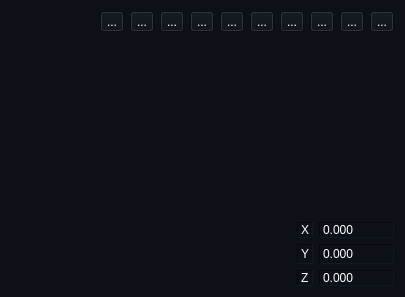
<?xml version="1.0" encoding="UTF-8"?>
<ui version="4.0">
 <class>OcctQtControls</class>
 <widget class="QWidget" name="OcctQtControls">
  <property name="geometry">
   <rect>
    <x>0</x>
    <y>0</y>
    <width>405</width>
    <height>297</height>
   </rect>
  </property>
  <property name="sizePolicy">
   <sizepolicy hsizetype="Preferred" vsizetype="Preferred">
    <horstretch>0</horstretch>
    <verstretch>0</verstretch>
   </sizepolicy>
  </property>
  <property name="palette">
   <palette>
    <active>
     <colorrole role="WindowText">
      <brush brushstyle="SolidPattern">
       <color alpha="255">
        <red>255</red>
        <green>255</green>
        <blue>255</blue>
       </color>
      </brush>
     </colorrole>
     <colorrole role="Button">
      <brush brushstyle="SolidPattern">
       <color alpha="255">
        <red>13</red>
        <green>17</green>
        <blue>23</blue>
       </color>
      </brush>
     </colorrole>
     <colorrole role="Light">
      <brush brushstyle="SolidPattern">
       <color alpha="255">
        <red>19</red>
        <green>25</green>
        <blue>34</blue>
       </color>
      </brush>
     </colorrole>
     <colorrole role="Midlight">
      <brush brushstyle="SolidPattern">
       <color alpha="255">
        <red>16</red>
        <green>21</green>
        <blue>28</blue>
       </color>
      </brush>
     </colorrole>
     <colorrole role="Dark">
      <brush brushstyle="SolidPattern">
       <color alpha="255">
        <red>6</red>
        <green>8</green>
        <blue>11</blue>
       </color>
      </brush>
     </colorrole>
     <colorrole role="Mid">
      <brush brushstyle="SolidPattern">
       <color alpha="255">
        <red>9</red>
        <green>11</green>
        <blue>15</blue>
       </color>
      </brush>
     </colorrole>
     <colorrole role="Text">
      <brush brushstyle="SolidPattern">
       <color alpha="255">
        <red>255</red>
        <green>255</green>
        <blue>255</blue>
       </color>
      </brush>
     </colorrole>
     <colorrole role="BrightText">
      <brush brushstyle="SolidPattern">
       <color alpha="255">
        <red>255</red>
        <green>255</green>
        <blue>255</blue>
       </color>
      </brush>
     </colorrole>
     <colorrole role="ButtonText">
      <brush brushstyle="SolidPattern">
       <color alpha="255">
        <red>255</red>
        <green>255</green>
        <blue>255</blue>
       </color>
      </brush>
     </colorrole>
     <colorrole role="Base">
      <brush brushstyle="SolidPattern">
       <color alpha="255">
        <red>0</red>
        <green>0</green>
        <blue>0</blue>
       </color>
      </brush>
     </colorrole>
     <colorrole role="Window">
      <brush brushstyle="SolidPattern">
       <color alpha="255">
        <red>13</red>
        <green>17</green>
        <blue>23</blue>
       </color>
      </brush>
     </colorrole>
     <colorrole role="Shadow">
      <brush brushstyle="SolidPattern">
       <color alpha="255">
        <red>0</red>
        <green>0</green>
        <blue>0</blue>
       </color>
      </brush>
     </colorrole>
     <colorrole role="AlternateBase">
      <brush brushstyle="SolidPattern">
       <color alpha="255">
        <red>6</red>
        <green>8</green>
        <blue>11</blue>
       </color>
      </brush>
     </colorrole>
     <colorrole role="ToolTipBase">
      <brush brushstyle="SolidPattern">
       <color alpha="255">
        <red>255</red>
        <green>255</green>
        <blue>220</blue>
       </color>
      </brush>
     </colorrole>
     <colorrole role="ToolTipText">
      <brush brushstyle="SolidPattern">
       <color alpha="255">
        <red>0</red>
        <green>0</green>
        <blue>0</blue>
       </color>
      </brush>
     </colorrole>
     <colorrole role="PlaceholderText">
      <brush brushstyle="SolidPattern">
       <color alpha="128">
        <red>255</red>
        <green>255</green>
        <blue>255</blue>
       </color>
      </brush>
     </colorrole>
    </active>
    <inactive>
     <colorrole role="WindowText">
      <brush brushstyle="SolidPattern">
       <color alpha="255">
        <red>255</red>
        <green>255</green>
        <blue>255</blue>
       </color>
      </brush>
     </colorrole>
     <colorrole role="Button">
      <brush brushstyle="SolidPattern">
       <color alpha="255">
        <red>13</red>
        <green>17</green>
        <blue>23</blue>
       </color>
      </brush>
     </colorrole>
     <colorrole role="Light">
      <brush brushstyle="SolidPattern">
       <color alpha="255">
        <red>19</red>
        <green>25</green>
        <blue>34</blue>
       </color>
      </brush>
     </colorrole>
     <colorrole role="Midlight">
      <brush brushstyle="SolidPattern">
       <color alpha="255">
        <red>16</red>
        <green>21</green>
        <blue>28</blue>
       </color>
      </brush>
     </colorrole>
     <colorrole role="Dark">
      <brush brushstyle="SolidPattern">
       <color alpha="255">
        <red>6</red>
        <green>8</green>
        <blue>11</blue>
       </color>
      </brush>
     </colorrole>
     <colorrole role="Mid">
      <brush brushstyle="SolidPattern">
       <color alpha="255">
        <red>9</red>
        <green>11</green>
        <blue>15</blue>
       </color>
      </brush>
     </colorrole>
     <colorrole role="Text">
      <brush brushstyle="SolidPattern">
       <color alpha="255">
        <red>255</red>
        <green>255</green>
        <blue>255</blue>
       </color>
      </brush>
     </colorrole>
     <colorrole role="BrightText">
      <brush brushstyle="SolidPattern">
       <color alpha="255">
        <red>255</red>
        <green>255</green>
        <blue>255</blue>
       </color>
      </brush>
     </colorrole>
     <colorrole role="ButtonText">
      <brush brushstyle="SolidPattern">
       <color alpha="255">
        <red>255</red>
        <green>255</green>
        <blue>255</blue>
       </color>
      </brush>
     </colorrole>
     <colorrole role="Base">
      <brush brushstyle="SolidPattern">
       <color alpha="255">
        <red>0</red>
        <green>0</green>
        <blue>0</blue>
       </color>
      </brush>
     </colorrole>
     <colorrole role="Window">
      <brush brushstyle="SolidPattern">
       <color alpha="255">
        <red>13</red>
        <green>17</green>
        <blue>23</blue>
       </color>
      </brush>
     </colorrole>
     <colorrole role="Shadow">
      <brush brushstyle="SolidPattern">
       <color alpha="255">
        <red>0</red>
        <green>0</green>
        <blue>0</blue>
       </color>
      </brush>
     </colorrole>
     <colorrole role="AlternateBase">
      <brush brushstyle="SolidPattern">
       <color alpha="255">
        <red>6</red>
        <green>8</green>
        <blue>11</blue>
       </color>
      </brush>
     </colorrole>
     <colorrole role="ToolTipBase">
      <brush brushstyle="SolidPattern">
       <color alpha="255">
        <red>255</red>
        <green>255</green>
        <blue>220</blue>
       </color>
      </brush>
     </colorrole>
     <colorrole role="ToolTipText">
      <brush brushstyle="SolidPattern">
       <color alpha="255">
        <red>0</red>
        <green>0</green>
        <blue>0</blue>
       </color>
      </brush>
     </colorrole>
     <colorrole role="PlaceholderText">
      <brush brushstyle="SolidPattern">
       <color alpha="128">
        <red>255</red>
        <green>255</green>
        <blue>255</blue>
       </color>
      </brush>
     </colorrole>
    </inactive>
    <disabled>
     <colorrole role="WindowText">
      <brush brushstyle="SolidPattern">
       <color alpha="255">
        <red>6</red>
        <green>8</green>
        <blue>11</blue>
       </color>
      </brush>
     </colorrole>
     <colorrole role="Button">
      <brush brushstyle="SolidPattern">
       <color alpha="255">
        <red>13</red>
        <green>17</green>
        <blue>23</blue>
       </color>
      </brush>
     </colorrole>
     <colorrole role="Light">
      <brush brushstyle="SolidPattern">
       <color alpha="255">
        <red>19</red>
        <green>25</green>
        <blue>34</blue>
       </color>
      </brush>
     </colorrole>
     <colorrole role="Midlight">
      <brush brushstyle="SolidPattern">
       <color alpha="255">
        <red>16</red>
        <green>21</green>
        <blue>28</blue>
       </color>
      </brush>
     </colorrole>
     <colorrole role="Dark">
      <brush brushstyle="SolidPattern">
       <color alpha="255">
        <red>6</red>
        <green>8</green>
        <blue>11</blue>
       </color>
      </brush>
     </colorrole>
     <colorrole role="Mid">
      <brush brushstyle="SolidPattern">
       <color alpha="255">
        <red>9</red>
        <green>11</green>
        <blue>15</blue>
       </color>
      </brush>
     </colorrole>
     <colorrole role="Text">
      <brush brushstyle="SolidPattern">
       <color alpha="255">
        <red>6</red>
        <green>8</green>
        <blue>11</blue>
       </color>
      </brush>
     </colorrole>
     <colorrole role="BrightText">
      <brush brushstyle="SolidPattern">
       <color alpha="255">
        <red>255</red>
        <green>255</green>
        <blue>255</blue>
       </color>
      </brush>
     </colorrole>
     <colorrole role="ButtonText">
      <brush brushstyle="SolidPattern">
       <color alpha="255">
        <red>6</red>
        <green>8</green>
        <blue>11</blue>
       </color>
      </brush>
     </colorrole>
     <colorrole role="Base">
      <brush brushstyle="SolidPattern">
       <color alpha="255">
        <red>13</red>
        <green>17</green>
        <blue>23</blue>
       </color>
      </brush>
     </colorrole>
     <colorrole role="Window">
      <brush brushstyle="SolidPattern">
       <color alpha="255">
        <red>13</red>
        <green>17</green>
        <blue>23</blue>
       </color>
      </brush>
     </colorrole>
     <colorrole role="Shadow">
      <brush brushstyle="SolidPattern">
       <color alpha="255">
        <red>0</red>
        <green>0</green>
        <blue>0</blue>
       </color>
      </brush>
     </colorrole>
     <colorrole role="AlternateBase">
      <brush brushstyle="SolidPattern">
       <color alpha="255">
        <red>13</red>
        <green>17</green>
        <blue>23</blue>
       </color>
      </brush>
     </colorrole>
     <colorrole role="ToolTipBase">
      <brush brushstyle="SolidPattern">
       <color alpha="255">
        <red>255</red>
        <green>255</green>
        <blue>220</blue>
       </color>
      </brush>
     </colorrole>
     <colorrole role="ToolTipText">
      <brush brushstyle="SolidPattern">
       <color alpha="255">
        <red>0</red>
        <green>0</green>
        <blue>0</blue>
       </color>
      </brush>
     </colorrole>
     <colorrole role="PlaceholderText">
      <brush brushstyle="SolidPattern">
       <color alpha="128">
        <red>255</red>
        <green>255</green>
        <blue>255</blue>
       </color>
      </brush>
     </colorrole>
    </disabled>
   </palette>
  </property>
  <property name="mouseTracking">
   <bool>false</bool>
  </property>
  <property name="windowTitle">
   <string>Form</string>
  </property>
  <layout class="QGridLayout" name="gridLayout_4">
   <item row="4" column="1">
    <layout class="QGridLayout" name="gridLayout_2">
     <item row="2" column="4">
      <widget class="QLabel" name="label_mouse_z">
       <property name="font">
        <font>
         <weight>50</weight>
         <bold>false</bold>
        </font>
       </property>
       <property name="frameShape">
        <enum>QFrame::Panel</enum>
       </property>
       <property name="frameShadow">
        <enum>QFrame::Sunken</enum>
       </property>
       <property name="lineWidth">
        <number>1</number>
       </property>
       <property name="midLineWidth">
        <number>0</number>
       </property>
       <property name="text">
        <string>Z</string>
       </property>
      </widget>
     </item>
     <item row="2" column="5">
      <widget class="QLabel" name="label_val_mouse_z">
       <property name="minimumSize">
        <size>
         <width>0</width>
         <height>0</height>
        </size>
       </property>
       <property name="font">
        <font>
         <weight>50</weight>
         <bold>false</bold>
        </font>
       </property>
       <property name="frameShape">
        <enum>QFrame::Panel</enum>
       </property>
       <property name="frameShadow">
        <enum>QFrame::Sunken</enum>
       </property>
       <property name="lineWidth">
        <number>1</number>
       </property>
       <property name="midLineWidth">
        <number>0</number>
       </property>
       <property name="text">
        <string>0.000</string>
       </property>
      </widget>
     </item>
     <item row="1" column="4">
      <widget class="QLabel" name="label_mouse_y">
       <property name="font">
        <font>
         <weight>50</weight>
         <bold>false</bold>
        </font>
       </property>
       <property name="autoFillBackground">
        <bool>false</bool>
       </property>
       <property name="styleSheet">
        <string notr="true"/>
       </property>
       <property name="frameShape">
        <enum>QFrame::Panel</enum>
       </property>
       <property name="frameShadow">
        <enum>QFrame::Sunken</enum>
       </property>
       <property name="lineWidth">
        <number>1</number>
       </property>
       <property name="midLineWidth">
        <number>0</number>
       </property>
       <property name="text">
        <string>Y</string>
       </property>
      </widget>
     </item>
     <item row="1" column="5">
      <widget class="QLabel" name="label_val_mouse_y">
       <property name="minimumSize">
        <size>
         <width>0</width>
         <height>0</height>
        </size>
       </property>
       <property name="font">
        <font>
         <weight>50</weight>
         <bold>false</bold>
        </font>
       </property>
       <property name="autoFillBackground">
        <bool>false</bool>
       </property>
       <property name="styleSheet">
        <string notr="true"/>
       </property>
       <property name="frameShape">
        <enum>QFrame::Panel</enum>
       </property>
       <property name="frameShadow">
        <enum>QFrame::Sunken</enum>
       </property>
       <property name="lineWidth">
        <number>1</number>
       </property>
       <property name="midLineWidth">
        <number>0</number>
       </property>
       <property name="text">
        <string>0.000</string>
       </property>
      </widget>
     </item>
     <item row="0" column="5">
      <widget class="QLabel" name="label_val_mouse_x">
       <property name="sizePolicy">
        <sizepolicy hsizetype="Preferred" vsizetype="Preferred">
         <horstretch>0</horstretch>
         <verstretch>0</verstretch>
        </sizepolicy>
       </property>
       <property name="minimumSize">
        <size>
         <width>75</width>
         <height>0</height>
        </size>
       </property>
       <property name="font">
        <font>
         <weight>50</weight>
         <bold>false</bold>
        </font>
       </property>
       <property name="autoFillBackground">
        <bool>false</bool>
       </property>
       <property name="styleSheet">
        <string notr="true"/>
       </property>
       <property name="frameShape">
        <enum>QFrame::Panel</enum>
       </property>
       <property name="frameShadow">
        <enum>QFrame::Sunken</enum>
       </property>
       <property name="lineWidth">
        <number>1</number>
       </property>
       <property name="midLineWidth">
        <number>0</number>
       </property>
       <property name="text">
        <string>0.000</string>
       </property>
      </widget>
     </item>
     <item row="0" column="4">
      <widget class="QLabel" name="label_mouse_x">
       <property name="sizePolicy">
        <sizepolicy hsizetype="Minimum" vsizetype="Preferred">
         <horstretch>0</horstretch>
         <verstretch>0</verstretch>
        </sizepolicy>
       </property>
       <property name="font">
        <font>
         <weight>50</weight>
         <bold>false</bold>
        </font>
       </property>
       <property name="autoFillBackground">
        <bool>false</bool>
       </property>
       <property name="styleSheet">
        <string notr="true"/>
       </property>
       <property name="frameShape">
        <enum>QFrame::Panel</enum>
       </property>
       <property name="frameShadow">
        <enum>QFrame::Sunken</enum>
       </property>
       <property name="lineWidth">
        <number>1</number>
       </property>
       <property name="midLineWidth">
        <number>0</number>
       </property>
       <property name="text">
        <string>X</string>
       </property>
      </widget>
     </item>
     <item row="1" column="0">
      <spacer name="horizontalSpacer_2">
       <property name="orientation">
        <enum>Qt::Horizontal</enum>
       </property>
       <property name="sizeHint" stdset="0">
        <size>
         <width>40</width>
         <height>20</height>
        </size>
       </property>
      </spacer>
     </item>
    </layout>
   </item>
   <item row="0" column="1">
    <layout class="QGridLayout" name="gridLayout">
     <item row="0" column="1">
      <widget class="QToolButton" name="toolButton_zoom_3d">
       <property name="text">
        <string>...</string>
       </property>
       <property name="icon">
        <iconset resource="libicon/icons.qrc">
         <normaloff>:/view-iso.svg</normaloff>:/view-iso.svg</iconset>
       </property>
       <property name="checkable">
        <bool>false</bool>
       </property>
       <property name="checked">
        <bool>false</bool>
       </property>
       <property name="autoRepeat">
        <bool>false</bool>
       </property>
       <property name="autoExclusive">
        <bool>false</bool>
       </property>
       <property name="autoRepeatDelay">
        <number>300</number>
       </property>
       <property name="autoRepeatInterval">
        <number>100</number>
       </property>
      </widget>
     </item>
     <item row="0" column="0">
      <spacer name="horizontalSpacer">
       <property name="orientation">
        <enum>Qt::Horizontal</enum>
       </property>
       <property name="sizeHint" stdset="0">
        <size>
         <width>2000</width>
         <height>20</height>
        </size>
       </property>
      </spacer>
     </item>
     <item row="0" column="10">
      <widget class="QToolButton" name="toolButton_zoom_min">
       <property name="text">
        <string>...</string>
       </property>
       <property name="icon">
        <iconset resource="libicon/icons.qrc">
         <normaloff>:/zoom_min.svg</normaloff>:/zoom_min.svg</iconset>
       </property>
      </widget>
     </item>
     <item row="0" column="9">
      <widget class="QToolButton" name="toolButton_zoom_plus">
       <property name="text">
        <string>...</string>
       </property>
       <property name="icon">
        <iconset resource="libicon/icons.qrc">
         <normaloff>:/zoom_plus.svg</normaloff>:/zoom_plus.svg</iconset>
       </property>
      </widget>
     </item>
     <item row="0" column="3">
      <widget class="QToolButton" name="toolButton_zoom_bottom">
       <property name="text">
        <string>...</string>
       </property>
       <property name="icon">
        <iconset resource="libicon/icons.qrc">
         <normaloff>:/view-bottom.svg</normaloff>:/view-bottom.svg</iconset>
       </property>
      </widget>
     </item>
     <item row="0" column="4">
      <widget class="QToolButton" name="toolButton_zoom_fromt">
       <property name="text">
        <string>...</string>
       </property>
       <property name="icon">
        <iconset resource="libicon/icons.qrc">
         <normaloff>:/view-front.svg</normaloff>:/view-front.svg</iconset>
       </property>
      </widget>
     </item>
     <item row="0" column="6">
      <widget class="QToolButton" name="toolButton_zoom_right">
       <property name="text">
        <string>...</string>
       </property>
       <property name="icon">
        <iconset resource="libicon/icons.qrc">
         <normaloff>:/view-right.svg</normaloff>:/view-right.svg</iconset>
       </property>
      </widget>
     </item>
     <item row="0" column="8">
      <widget class="QToolButton" name="toolButton_zoom_extends">
       <property name="text">
        <string>...</string>
       </property>
       <property name="icon">
        <iconset resource="libicon/icons.qrc">
         <normaloff>:/zoom_extend.svg</normaloff>:/zoom_extend.svg</iconset>
       </property>
      </widget>
     </item>
     <item row="0" column="2">
      <widget class="QToolButton" name="toolButton_zoom_back">
       <property name="autoFillBackground">
        <bool>true</bool>
       </property>
       <property name="styleSheet">
        <string notr="true"/>
       </property>
       <property name="text">
        <string>...</string>
       </property>
       <property name="icon">
        <iconset resource="libicon/icons.qrc">
         <normaloff>:/view-back.svg</normaloff>:/view-back.svg</iconset>
       </property>
      </widget>
     </item>
     <item row="0" column="7">
      <widget class="QToolButton" name="toolButton_zoom_top">
       <property name="text">
        <string>...</string>
       </property>
       <property name="icon">
        <iconset resource="libicon/icons.qrc">
         <normaloff>:/view-top.svg</normaloff>:/view-top.svg</iconset>
       </property>
      </widget>
     </item>
     <item row="0" column="5">
      <widget class="QToolButton" name="toolButton_zoom_left">
       <property name="text">
        <string>...</string>
       </property>
       <property name="icon">
        <iconset resource="libicon/icons.qrc">
         <normaloff>:/view-left.svg</normaloff>:/view-left.svg</iconset>
       </property>
      </widget>
     </item>
    </layout>
   </item>
   <item row="2" column="1">
    <spacer name="verticalSpacer">
     <property name="orientation">
      <enum>Qt::Vertical</enum>
     </property>
     <property name="sizeHint" stdset="0">
      <size>
       <width>20</width>
       <height>2000</height>
      </size>
     </property>
    </spacer>
   </item>
  </layout>
 </widget>
 <resources>
  <include location="libicon/icons.qrc"/>
 </resources>
 <connections/>
</ui>
